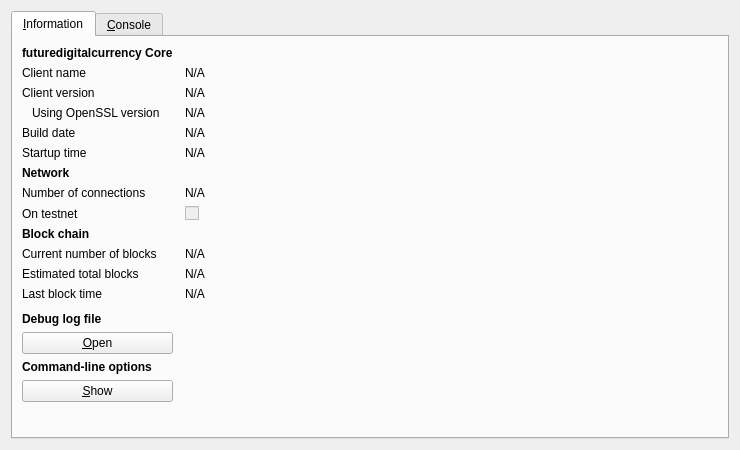
<?xml version="1.0" encoding="UTF-8"?>
<ui version="4.0">
 <class>RPCConsole</class>
 <widget class="QDialog" name="RPCConsole">
  <property name="geometry">
   <rect>
    <x>0</x>
    <y>0</y>
    <width>740</width>
    <height>450</height>
   </rect>
  </property>
  <property name="windowTitle">
   <string>futuredigitalcurrency - Debug window</string>
  </property>
  <layout class="QVBoxLayout" name="verticalLayout_2">
   <item>
    <widget class="QTabWidget" name="tabWidget">
     <property name="currentIndex">
      <number>0</number>
     </property>
     <widget class="QWidget" name="tab_info">
      <attribute name="title">
       <string>&amp;Information</string>
      </attribute>
      <layout class="QGridLayout" name="gridLayout" columnstretch="0,1">
       <property name="horizontalSpacing">
        <number>12</number>
       </property>
       <item row="0" column="0">
        <widget class="QLabel" name="label_9">
         <property name="font">
          <font>
           <weight>75</weight>
           <bold>true</bold>
          </font>
         </property>
         <property name="text">
          <string>futuredigitalcurrency Core</string>
         </property>
        </widget>
       </item>
       <item row="1" column="0">
        <widget class="QLabel" name="label_5">
         <property name="text">
          <string>Client name</string>
         </property>
        </widget>
       </item>
       <item row="1" column="1">
        <widget class="QLabel" name="clientName">
         <property name="cursor">
          <cursorShape>IBeamCursor</cursorShape>
         </property>
         <property name="text">
          <string>N/A</string>
         </property>
         <property name="textFormat">
          <enum>Qt::PlainText</enum>
         </property>
         <property name="textInteractionFlags">
          <set>Qt::LinksAccessibleByMouse|Qt::TextSelectableByKeyboard|Qt::TextSelectableByMouse</set>
         </property>
        </widget>
       </item>
       <item row="2" column="0">
        <widget class="QLabel" name="label_6">
         <property name="text">
          <string>Client version</string>
         </property>
        </widget>
       </item>
       <item row="2" column="1">
        <widget class="QLabel" name="clientVersion">
         <property name="cursor">
          <cursorShape>IBeamCursor</cursorShape>
         </property>
         <property name="text">
          <string>N/A</string>
         </property>
         <property name="textFormat">
          <enum>Qt::PlainText</enum>
         </property>
         <property name="textInteractionFlags">
          <set>Qt::LinksAccessibleByMouse|Qt::TextSelectableByKeyboard|Qt::TextSelectableByMouse</set>
         </property>
        </widget>
       </item>
       <item row="3" column="0">
        <widget class="QLabel" name="label_14">
         <property name="text">
          <string>Using OpenSSL version</string>
         </property>
         <property name="indent">
          <number>10</number>
         </property>
        </widget>
       </item>
       <item row="3" column="1">
        <widget class="QLabel" name="openSSLVersion">
         <property name="cursor">
          <cursorShape>IBeamCursor</cursorShape>
         </property>
         <property name="text">
          <string>N/A</string>
         </property>
         <property name="textFormat">
          <enum>Qt::PlainText</enum>
         </property>
         <property name="textInteractionFlags">
          <set>Qt::LinksAccessibleByMouse|Qt::TextSelectableByKeyboard|Qt::TextSelectableByMouse</set>
         </property>
        </widget>
       </item>
       <item row="4" column="0">
        <widget class="QLabel" name="label_12">
         <property name="text">
          <string>Build date</string>
         </property>
        </widget>
       </item>
       <item row="4" column="1">
        <widget class="QLabel" name="buildDate">
         <property name="cursor">
          <cursorShape>IBeamCursor</cursorShape>
         </property>
         <property name="text">
          <string>N/A</string>
         </property>
         <property name="textFormat">
          <enum>Qt::PlainText</enum>
         </property>
         <property name="textInteractionFlags">
          <set>Qt::LinksAccessibleByMouse|Qt::TextSelectableByKeyboard|Qt::TextSelectableByMouse</set>
         </property>
        </widget>
       </item>
       <item row="5" column="0">
        <widget class="QLabel" name="label_13">
         <property name="text">
          <string>Startup time</string>
         </property>
        </widget>
       </item>
       <item row="5" column="1">
        <widget class="QLabel" name="startupTime">
         <property name="cursor">
          <cursorShape>IBeamCursor</cursorShape>
         </property>
         <property name="text">
          <string>N/A</string>
         </property>
         <property name="textFormat">
          <enum>Qt::PlainText</enum>
         </property>
         <property name="textInteractionFlags">
          <set>Qt::LinksAccessibleByMouse|Qt::TextSelectableByKeyboard|Qt::TextSelectableByMouse</set>
         </property>
        </widget>
       </item>
       <item row="6" column="0">
        <widget class="QLabel" name="label_11">
         <property name="font">
          <font>
           <weight>75</weight>
           <bold>true</bold>
          </font>
         </property>
         <property name="text">
          <string>Network</string>
         </property>
        </widget>
       </item>
       <item row="7" column="0">
        <widget class="QLabel" name="label_7">
         <property name="text">
          <string>Number of connections</string>
         </property>
        </widget>
       </item>
       <item row="7" column="1">
        <widget class="QLabel" name="numberOfConnections">
         <property name="cursor">
          <cursorShape>IBeamCursor</cursorShape>
         </property>
         <property name="text">
          <string>N/A</string>
         </property>
         <property name="textFormat">
          <enum>Qt::PlainText</enum>
         </property>
         <property name="textInteractionFlags">
          <set>Qt::LinksAccessibleByMouse|Qt::TextSelectableByKeyboard|Qt::TextSelectableByMouse</set>
         </property>
        </widget>
       </item>
       <item row="8" column="0">
        <widget class="QLabel" name="label_8">
         <property name="text">
          <string>On testnet</string>
         </property>
        </widget>
       </item>
       <item row="8" column="1">
        <widget class="QCheckBox" name="isTestNet">
         <property name="enabled">
          <bool>false</bool>
         </property>
         <property name="text">
          <string/>
         </property>
        </widget>
       </item>
       <item row="9" column="0">
        <widget class="QLabel" name="label_10">
         <property name="font">
          <font>
           <weight>75</weight>
           <bold>true</bold>
          </font>
         </property>
         <property name="text">
          <string>Block chain</string>
         </property>
        </widget>
       </item>
       <item row="10" column="0">
        <widget class="QLabel" name="label_3">
         <property name="text">
          <string>Current number of blocks</string>
         </property>
        </widget>
       </item>
       <item row="10" column="1">
        <widget class="QLabel" name="numberOfBlocks">
         <property name="cursor">
          <cursorShape>IBeamCursor</cursorShape>
         </property>
         <property name="text">
          <string>N/A</string>
         </property>
         <property name="textFormat">
          <enum>Qt::PlainText</enum>
         </property>
         <property name="textInteractionFlags">
          <set>Qt::LinksAccessibleByMouse|Qt::TextSelectableByKeyboard|Qt::TextSelectableByMouse</set>
         </property>
        </widget>
       </item>
       <item row="11" column="0">
        <widget class="QLabel" name="label_4">
         <property name="text">
          <string>Estimated total blocks</string>
         </property>
        </widget>
       </item>
       <item row="11" column="1">
        <widget class="QLabel" name="totalBlocks">
         <property name="cursor">
          <cursorShape>IBeamCursor</cursorShape>
         </property>
         <property name="text">
          <string>N/A</string>
         </property>
         <property name="textFormat">
          <enum>Qt::PlainText</enum>
         </property>
         <property name="textInteractionFlags">
          <set>Qt::LinksAccessibleByMouse|Qt::TextSelectableByKeyboard|Qt::TextSelectableByMouse</set>
         </property>
        </widget>
       </item>
       <item row="12" column="0">
        <widget class="QLabel" name="label_2">
         <property name="text">
          <string>Last block time</string>
         </property>
        </widget>
       </item>
       <item row="12" column="1">
        <widget class="QLabel" name="lastBlockTime">
         <property name="cursor">
          <cursorShape>IBeamCursor</cursorShape>
         </property>
         <property name="text">
          <string>N/A</string>
         </property>
         <property name="textFormat">
          <enum>Qt::PlainText</enum>
         </property>
         <property name="textInteractionFlags">
          <set>Qt::LinksAccessibleByMouse|Qt::TextSelectableByKeyboard|Qt::TextSelectableByMouse</set>
         </property>
        </widget>
       </item>
       <item row="13" column="0">
        <spacer name="verticalSpacer_2">
         <property name="orientation">
          <enum>Qt::Vertical</enum>
         </property>
         <property name="sizeHint" stdset="0">
          <size>
           <width>20</width>
           <height>20</height>
          </size>
         </property>
        </spacer>
       </item>
       <item row="14" column="0">
        <widget class="QLabel" name="labelDebugLogfile">
         <property name="font">
          <font>
           <weight>75</weight>
           <bold>true</bold>
          </font>
         </property>
         <property name="text">
          <string>Debug log file</string>
         </property>
        </widget>
       </item>
       <item row="15" column="0">
        <widget class="QPushButton" name="openDebugLogfileButton">
         <property name="toolTip">
          <string>Open the futuredigitalcurrency debug log file from the current data directory. This can take a few seconds for large log files.</string>
         </property>
         <property name="text">
          <string>&amp;Open</string>
         </property>
         <property name="autoDefault">
          <bool>false</bool>
         </property>
        </widget>
       </item>
       <item row="16" column="0">
        <widget class="QLabel" name="labelCLOptions">
         <property name="font">
          <font>
           <weight>75</weight>
           <bold>true</bold>
          </font>
         </property>
         <property name="text">
          <string>Command-line options</string>
         </property>
        </widget>
       </item>
       <item row="17" column="0">
        <widget class="QPushButton" name="showCLOptionsButton">
         <property name="toolTip">
          <string>Show the futuredigitalcurrency-Qt help message to get a list with possible futuredigitalcurrency command-line options.</string>
         </property>
         <property name="text">
          <string>&amp;Show</string>
         </property>
         <property name="autoDefault">
          <bool>false</bool>
         </property>
        </widget>
       </item>
       <item row="18" column="0">
        <spacer name="verticalSpacer">
         <property name="orientation">
          <enum>Qt::Vertical</enum>
         </property>
         <property name="sizeHint" stdset="0">
          <size>
           <width>20</width>
           <height>40</height>
          </size>
         </property>
        </spacer>
       </item>
      </layout>
     </widget>
     <widget class="QWidget" name="tab_console">
      <attribute name="title">
       <string>&amp;Console</string>
      </attribute>
      <layout class="QVBoxLayout" name="verticalLayout_3">
       <property name="spacing">
        <number>3</number>
       </property>
       <item>
        <widget class="QTextEdit" name="messagesWidget">
         <property name="minimumSize">
          <size>
           <width>0</width>
           <height>100</height>
          </size>
         </property>
         <property name="readOnly">
          <bool>true</bool>
         </property>
         <property name="tabKeyNavigation" stdset="0">
          <bool>false</bool>
         </property>
         <property name="columnCount" stdset="0">
          <number>2</number>
         </property>
        </widget>
       </item>
       <item>
        <layout class="QHBoxLayout" name="horizontalLayout">
         <property name="spacing">
          <number>3</number>
         </property>
         <item>
          <widget class="QLabel" name="label">
           <property name="text">
            <string notr="true">&gt;</string>
           </property>
          </widget>
         </item>
         <item>
          <widget class="QLineEdit" name="lineEdit"/>
         </item>
         <item>
          <widget class="QPushButton" name="clearButton">
           <property name="maximumSize">
            <size>
             <width>24</width>
             <height>24</height>
            </size>
           </property>
           <property name="toolTip">
            <string>Clear console</string>
           </property>
           <property name="text">
            <string/>
           </property>
           <property name="icon">
            <iconset resource="../bitcoin.qrc">
             <normaloff>:/icons/remove</normaloff>:/icons/remove</iconset>
           </property>
           <property name="shortcut">
            <string notr="true">Ctrl+L</string>
           </property>
           <property name="autoDefault">
            <bool>false</bool>
           </property>
          </widget>
         </item>
        </layout>
       </item>
      </layout>
     </widget>
    </widget>
   </item>
  </layout>
 </widget>
 <resources>
  <include location="../bitcoin.qrc"/>
 </resources>
 <connections/>
</ui>
